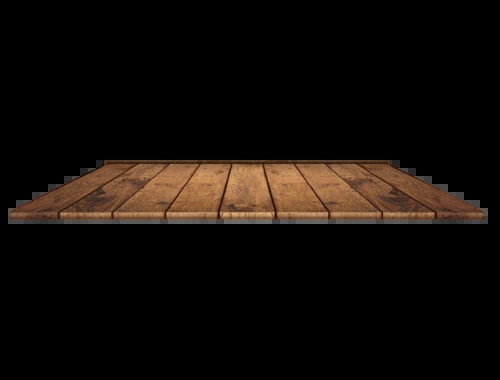
//> input picture rectangle_affine/rect.jpg, 500 x 380 px
$ ./affine   (built with g++ and OpenCV 4)
//> lines starting //> are read from the running program, lines starting //| are printed output that depends on the picture; after the words box and inside, x2 and y2 are one past the last pixel; in counts of white or black regions, pixels touching at a corner belong together
#include <iostream>
#include <opencv2/opencv.hpp>
#include <string.h>

#define IS_DEBUG 1

using namespace std;
using namespace cv;

Mat img_src, img_mid, img_binary, img_dst;
vector<vector<Point>> squares;
int h_min=5, h_max=255, s_min=54, s_max=255, v_min=47, v_max=255;
string img_path = "../rect.jpg";

static void binary_trackbar(int, void*);
vector<vector<Point>> find_rect(Mat binary);

int main()
{
    img_src = imread(img_path);
//> img_src is the input picture: 380 rows x 500 cols, CV_8UC3; mean B, G, R 8.4, 12.2, 17.4
    imshow("src", img_src);

    //blur(img_src, img_mid, Size(7,7));
    medianBlur(img_src, img_mid, 3);

    cvtColor(img_mid, img_mid, COLOR_BGR2HSV);
//> img_mid: 380 rows x 500 cols, CV_8UC3; mean H, S, V 1.9, 18, 17.5

    inRange(img_mid, Scalar(h_min, s_min, v_min), Scalar(h_max, s_max, v_max), img_binary);
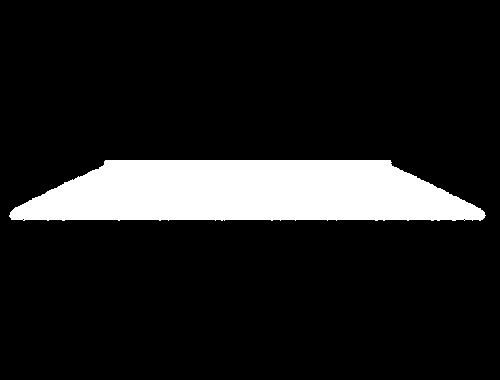
//> img_binary: 380 rows x 500 cols, CV_8UC1; 12.3% white; 1 white region, box (x1, y1, x2, y2) and area: (9, 160, 486, 221) 23375
    namedWindow("binary");
    #if IS_DEBUG
    createTrackbar("h_min", "binary", &h_min, 255, &binary_trackbar);
    createTrackbar("s_min", "binary", &s_min, 255, &binary_trackbar);
    createTrackbar("v_min", "binary", &v_min, 255, &binary_trackbar);
    createTrackbar("h_max", "binary", &h_max, 255, &binary_trackbar);
    createTrackbar("s_max", "binary", &s_max, 255, &binary_trackbar);
    createTrackbar("v_max", "binary", &v_max, 255, &binary_trackbar);
    #endif
    imshow("binary", img_binary);

    vector<vector<Point>> rect;
    rect = find_rect(img_binary);
//> in find_rect, `Canny(binary, img_edge, 3, 9, 3);`:
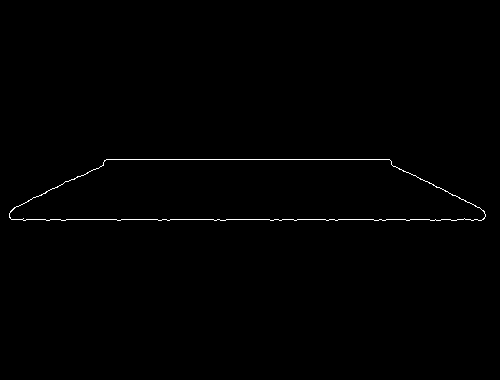
//> img_edge: 380 rows x 500 cols, CV_8UC1; 0.52% white in thin lines or dots, all inside (x1, y1, x2, y2) = (9, 159, 486, 221)
//> in find_rect, `findContours(img_edge, contours, hierachy, RETR_EXTERNAL, CHAIN_APPROX..`: contours = 1 contour; box (x1, y1, x2, y2) and area: (9, 159, 486, 221) 23352
//> the loop in find_rect, `for(size_t i=0; i < contours.size(); i++)` made 1 pass
//| size = 4
//| [9, 213;
//|  485, 216;
//|  389, 159;
//|  106, 159]
//> the loop in find_rect, `for(size_t i=0; i<squares.size(); i++)` made 1 pass
//> after the loop in find_rect, `for(size_t i=0; i<squares.size(); i++)`:
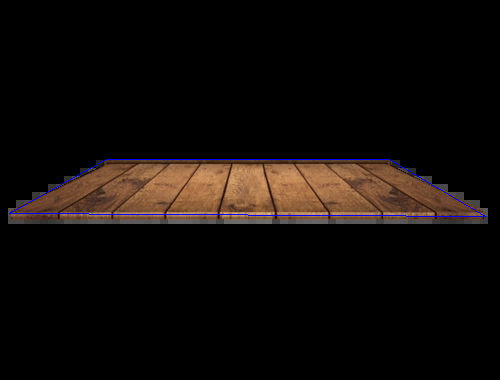
//> img_dst: 380 rows x 500 cols, CV_8UC3; 0.5% of pixels changed, all inside (x1, y1, x2, y2) = (9, 159, 486, 217)
//> rect = 1 contour; box (x1, y1, x2, y2) and area: (9, 159, 486, 217) 21063

    if(rect.size())
    {
        int row, col;
        row = img_src.rows;
//> row = 380
        col = img_src.cols;
//> col = 500

        Point2f dst_points[3] = {Point2f(0, 0), Point2f(0, row), Point2f(col, row)};
        Point2f src_points[3] = {rect[0][3], rect[0][0], rect[0][1]};
//> src_points = 3 Points (x, y): [106, 159], [9, 213], [485, 216]
        Mat M2 = getAffineTransform(src_points, dst_points);
//> M2 = [[1.04, 1.87, -406.8], [-0.0439, 6.96, -1101.7]]
        cout<<"test"<<endl;
        Size size2(img_src.cols, img_src.rows);
//> size2 = Size(500, 380)
        warpAffine(img_src, img_dst, M2, size2);
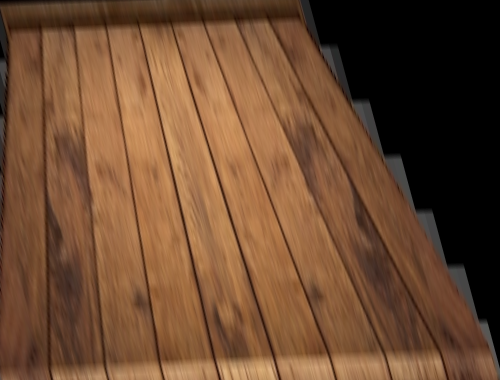
//> img_dst: 380 rows x 500 cols, CV_8UC3; mean B, G, R 49, 74.2, 108.7
    }

    imshow("dst", img_dst);
    waitKey(0);

    return 0;
}


static void binary_trackbar(int, void*)
{
    inRange(img_mid, Scalar(h_min, s_min, v_min), Scalar(h_max, s_max, v_max), img_binary);
    imshow("binary", img_binary);
}

vector<vector<Point>> find_rect(Mat binary)
{
    Mat img_edge, img_dst;
    img_dst = img_src.clone();
    Canny(binary, img_edge, 3, 9, 3);
    imshow("edge", img_edge);

    vector<vector<Point>>   contours;
    vector<Vec4i>    hierachy;
    findContours(img_edge, contours, hierachy, RETR_EXTERNAL, CHAIN_APPROX_SIMPLE);

    vector<Point> approx;
    for(size_t i=0; i < contours.size(); i++)
    {
        //cout<<contours[i]<<endl;
        approxPolyDP(contours[i], approx, 10, true);
        cout<<"size = "<<approx.size()<<endl;
        cout<<approx<<endl;
        // [4 lines of commented-out code are left out]
        if(approx.size() == 4)
        {
            squares.push_back(approx);
        }
    }
    for(size_t i=0; i<squares.size(); i++)
    {
        for(int j=0; j<squares[i].size(); j++)
        {
            line(img_dst, squares[i][j], squares[i][(j+1)%squares[i].size()], Scalar(255,0,0));
        }
    }
    imshow("find_rect", img_dst);

    return squares;
}
